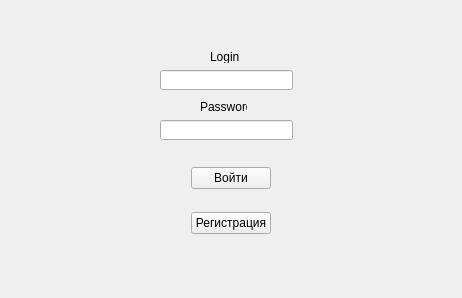
<?xml version="1.0" encoding="UTF-8"?>
<ui version="4.0">
 <class>Password</class>
 <widget class="QMainWindow" name="Password">
  <property name="geometry">
   <rect>
    <x>0</x>
    <y>0</y>
    <width>462</width>
    <height>298</height>
   </rect>
  </property>
  <property name="sizePolicy">
   <sizepolicy hsizetype="Expanding" vsizetype="Expanding">
    <horstretch>0</horstretch>
    <verstretch>0</verstretch>
   </sizepolicy>
  </property>
  <property name="minimumSize">
   <size>
    <width>462</width>
    <height>298</height>
   </size>
  </property>
  <property name="windowTitle">
   <string>AirportSystems: Authentification</string>
  </property>
  <property name="windowFilePath">
   <string/>
  </property>
  <property name="dockNestingEnabled">
   <bool>false</bool>
  </property>
  <property name="dockOptions">
   <set>QMainWindow::AllowTabbedDocks|QMainWindow::AnimatedDocks|QMainWindow::GroupedDragging</set>
  </property>
  <widget class="QWidget" name="centralwidget">
   <widget class="QLineEdit" name="Login">
    <property name="geometry">
     <rect>
      <x>160</x>
      <y>70</y>
      <width>133</width>
      <height>20</height>
     </rect>
    </property>
   </widget>
   <widget class="QLineEdit" name="Pass">
    <property name="geometry">
     <rect>
      <x>160</x>
      <y>120</y>
      <width>133</width>
      <height>20</height>
     </rect>
    </property>
    <property name="echoMode">
     <enum>QLineEdit::Password</enum>
    </property>
   </widget>
   <widget class="QLabel" name="LoginLabel">
    <property name="geometry">
     <rect>
      <x>210</x>
      <y>50</y>
      <width>47</width>
      <height>13</height>
     </rect>
    </property>
    <property name="text">
     <string>Login</string>
    </property>
   </widget>
   <widget class="QLabel" name="PassLabel">
    <property name="geometry">
     <rect>
      <x>200</x>
      <y>100</y>
      <width>47</width>
      <height>13</height>
     </rect>
    </property>
    <property name="text">
     <string>Password</string>
    </property>
   </widget>
   <widget class="QWidget" name="verticalLayoutWidget">
    <property name="geometry">
     <rect>
      <x>0</x>
      <y>150</y>
      <width>461</width>
      <height>101</height>
     </rect>
    </property>
    <layout class="QHBoxLayout" name="horizontalLayout">
     <item>
      <spacer name="horizontalSpacer">
       <property name="orientation">
        <enum>Qt::Horizontal</enum>
       </property>
       <property name="sizeHint" stdset="0">
        <size>
         <width>40</width>
         <height>20</height>
        </size>
       </property>
      </spacer>
     </item>
     <item>
      <layout class="QGridLayout" name="gridLayout">
       <item row="0" column="0">
        <widget class="QPushButton" name="Enter">
         <property name="text">
          <string>Войти</string>
         </property>
         <property name="shortcut">
          <string>Return</string>
         </property>
        </widget>
       </item>
       <item row="1" column="0">
        <widget class="QPushButton" name="Autentif">
         <property name="text">
          <string>Регистрация</string>
         </property>
        </widget>
       </item>
      </layout>
     </item>
     <item>
      <spacer name="horizontalSpacer_2">
       <property name="orientation">
        <enum>Qt::Horizontal</enum>
       </property>
       <property name="sizeHint" stdset="0">
        <size>
         <width>40</width>
         <height>20</height>
        </size>
       </property>
      </spacer>
     </item>
    </layout>
   </widget>
  </widget>
  <widget class="QMenuBar" name="menubar">
   <property name="geometry">
    <rect>
     <x>0</x>
     <y>0</y>
     <width>462</width>
     <height>21</height>
    </rect>
   </property>
  </widget>
 </widget>
 <resources/>
 <connections/>
</ui>
